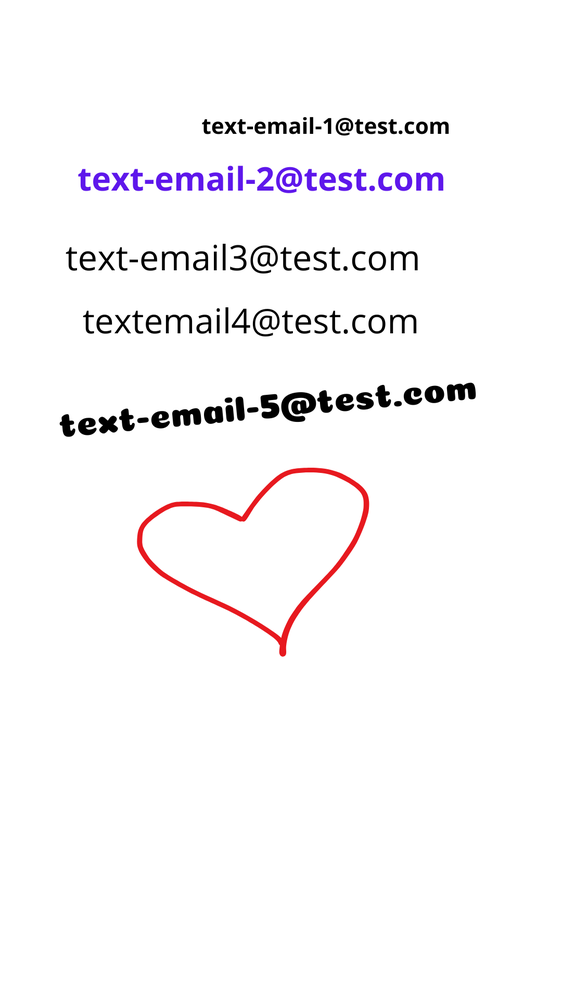
#> input picture inputs/emails.png, 562 x 1000 px, shrunk from 1080 x 1920 before the run
$ python main.py
#> lines starting #> are read from the running program, lines starting #| are printed output that depends on the picture; after the words box and inside, x2 and y2 are one past the last pixel; in counts of white or black regions, pixels touching at a corner belong together
#> in extract_emails_from_image, image is the input picture: shape (1000, 562, 3); mean B, G, R 248.6, 247.2, 248.9
import pytesseract
from PIL import Image
import re
import cv2
import argparse
from pathlib import Path


DEFAULT_INPUT_IMG_NAME: str = "emails.png"
DEFAULT_INPUT_IMG_FOLDER: str = "inputs"

DEFAULT_OUTPUT_IMG_NAME: str = "result.txt"
DEFAULT_OUTPUT_IMG_FOLDER: str = "outputs"

input_file_path: Path = Path(DEFAULT_INPUT_IMG_FOLDER) / DEFAULT_INPUT_IMG_NAME
output_file_path: Path = Path(DEFAULT_OUTPUT_IMG_FOLDER) / DEFAULT_OUTPUT_IMG_NAME


def deskew_image(image):
    gray = cv2.cvtColor(image, cv2.COLOR_BGR2GRAY)
    _, binary = cv2.threshold(gray, 0, 255, cv2.THRESH_BINARY_INV + cv2.THRESH_OTSU)
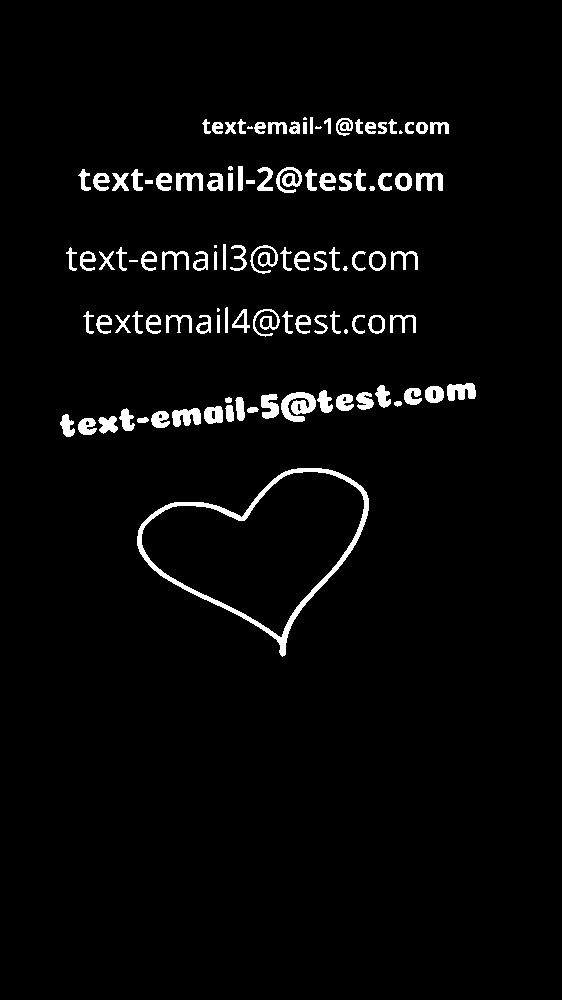
#> binary: shape (1000, 562); 3.2% white; 108 white regions (10 under 20 px), largest, box (x1, y1, x2, y2) and area: (137, 468, 369, 657) 3066, (281, 392, 316, 422) 664, (172, 408, 201, 427) 389

    coords = cv2.findNonZero(binary)
#> coords = contour of 18035 points, box (x1, y1, x2, y2) (60, 117, 476, 657), area 13889
    angle = cv2.minAreaRect(coords)[-1]
#> angle = -88.57

    if angle < -45:
        angle = -(90 + angle)
#> angle = -1.43
    else:
        angle = -angle

    (h, w) = image.shape[:2]
#> h = 1000; w = 562
    center = (w // 2, h // 2)
#> center = (281, 500)
    matrix = cv2.getRotationMatrix2D(center, angle, 1.0)
#> matrix = [[1, -0.025, 12.58], [0.025, 1, -6.87]]
    deskewed = cv2.warpAffine(
        image, matrix, (w, h), flags=cv2.INTER_CUBIC, borderMode=cv2.BORDER_REPLICATE
    )
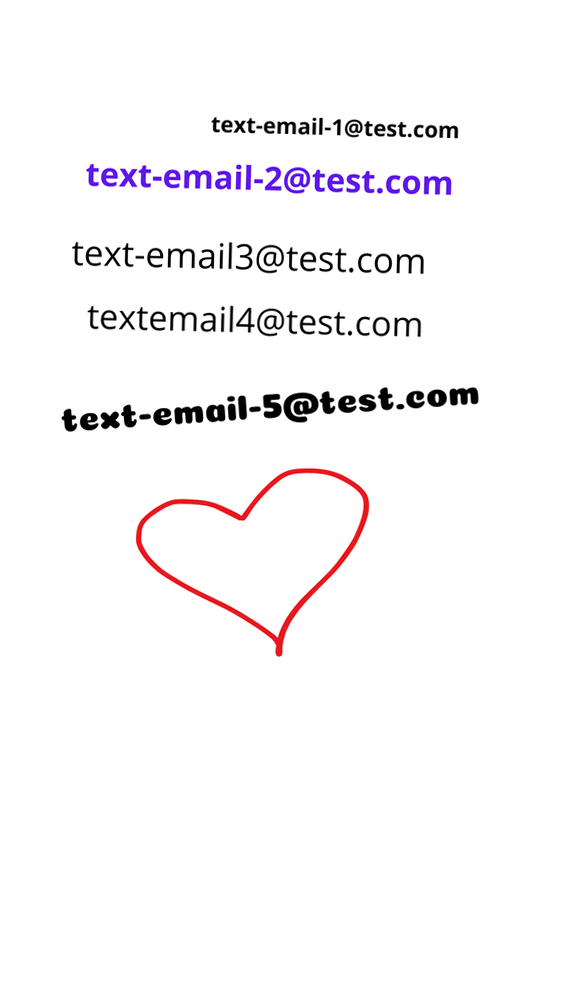
#> deskewed: shape (1000, 562, 3); mean B, G, R 248.6, 247.2, 248.8
    return deskewed


def extract_emails_from_image(image_path: str) -> list[str]:
    image = cv2.imread(image_path)
    deskewed_image = deskew_image(image)

    gray_image = cv2.cvtColor(deskewed_image, cv2.COLOR_BGR2GRAY)
    _, processed_image = cv2.threshold(
        gray_image, 0, 255, cv2.THRESH_BINARY + cv2.THRESH_OTSU
    )
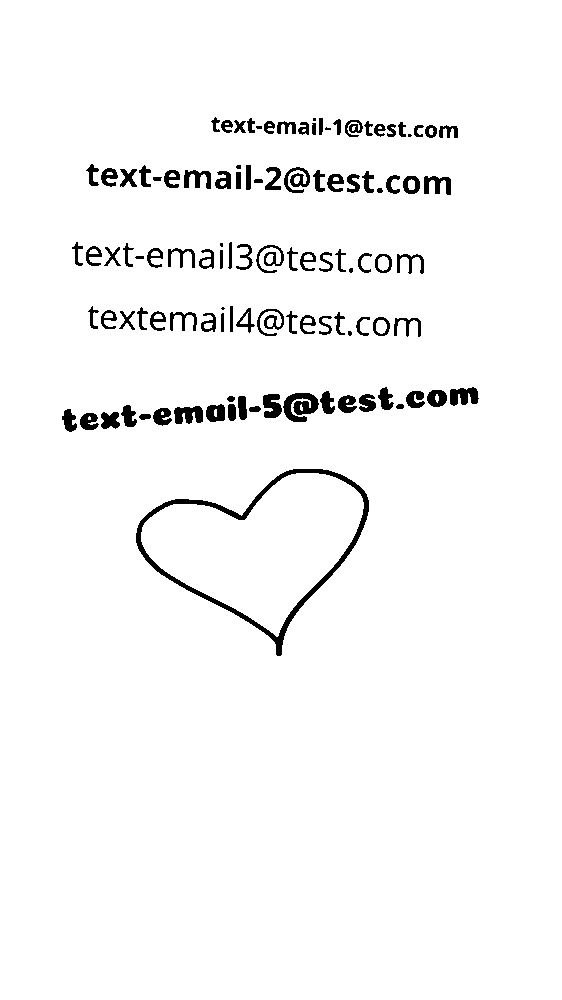
#> processed_image: shape (1000, 562); 96.8% white; 108 black regions (9 under 20 px), largest, box (x1, y1, x2, y2) and area: (136, 469, 369, 656) 3062, (283, 393, 319, 422) 661, (174, 406, 203, 424) 388

    text: str = pytesseract.image_to_string(Image.fromarray(processed_image))
    email_pattern: str = r"[a-zA-Z0-9._%+-]+@[a-zA-Z0-9.-]+\.[a-zA-Z]{2,}"
    emails: list[str] = re.findall(email_pattern, text)
    return emails


def save_emails_to_file(emails: list[str], output_path: str) -> None:
    with open(output_path, "w") as file:
        for email in emails:
            file.write(email + "\n")


def main() -> None:
    parser = argparse.ArgumentParser()
    parser.add_argument(
        "--input",
        default=str(input_file_path),
        help="Input image",
    )
    parser.add_argument(
        "--output",
        default=str(output_file_path),
        help="Output .txt file",
    )
    args = parser.parse_args()

    emails: list = extract_emails_from_image(args.input)

    if emails:
        save_emails_to_file(emails, args.output)
        print(f"Output file: {args.output}")
    else:
        print("No e-mails found")


if __name__ == "__main__":
    main()
#> (the call stopped at in extract_emails_from_image, `text: str = pytesseract.image_to_string(Image.fromarray(processed_imag..`: pytesseract is not available in this run)
